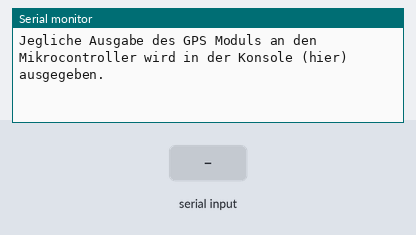
The sketch below on a simulated Arduino Uno, built with avr-gcc and run on an emulated ATmega328P. Shown: the last lines printed to the serial monitor. The test bench sets the inputs (shaded band).

Above: at 1.3 s.
1.4 s: "1" received over the second serial link
At 2.6 s:
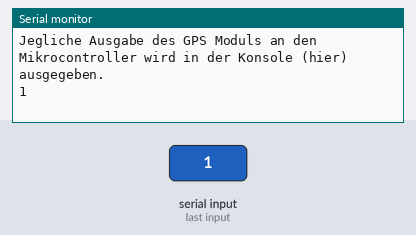
2.9 s: "0" received over the second serial link
At 3.8 s:
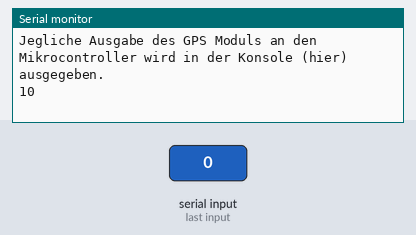

The sketch:

tests_gps.ino
```cpp
#include <SoftwareSerial.h>

#define GPS_SERIAL_RX_PIN 2
#define GPS_SERIAL_TX_PIN 3

SoftwareSerial SoftSerial(GPS_SERIAL_RX_PIN, GPS_SERIAL_TX_PIN);

unsigned char buffer[64];                   // buffer array for data receive over serial port

int count = 0;                              // counter for buffer array

void setup(){

  SoftSerial.begin(9600);                 // the SoftSerial baud rate

  Serial.begin(9600);                     // the Serial port of Arduino baud rate.
  Serial.println("Test Programm für die Kommunikation mit dem GPS Modul. Dabei wird dem GPS Modul einfach zugehört.\n"
  "Jegliche Ausgabe des GPS Moduls an den Mikrocontroller wird in der Konsole (hier) ausgegeben."
  "");
}

void loop(){
// if date is coming from software serial port ==> data is coming from SoftSerial shield
  if (SoftSerial.available()) {

    while (SoftSerial.available())              // reading data into char array
    {
      buffer[count++] = SoftSerial.read();    // writing data into array
      if (count == 64)break;
    }

    Serial.write(buffer, count);                // if no data transmission ends, write buffer to hardware serial port
    clearBufferArray();                         // call clearBufferArray function to clear the stored data from the array
    count = 0;                                  // set counter of while loop to zero
  }

  if (Serial.available())                 // if data is available on hardware serial port ==> data is coming from PC or notebook
    SoftSerial.write(Serial.read());        // write it to the SoftSerial shield

}

void clearBufferArray()                     // function to clear buffer array
{
  for (int i = 0; i < count; i++)  {
    buffer[i] = NULL;
  }                      // clear all index of array with command NULL
}
```

Measured:
- after the input at 1.4 s, the serial monitor: prints a new line at once (image 1)
- after the input at 2.9 s, the serial monitor: prints a new line at once (image 2)
